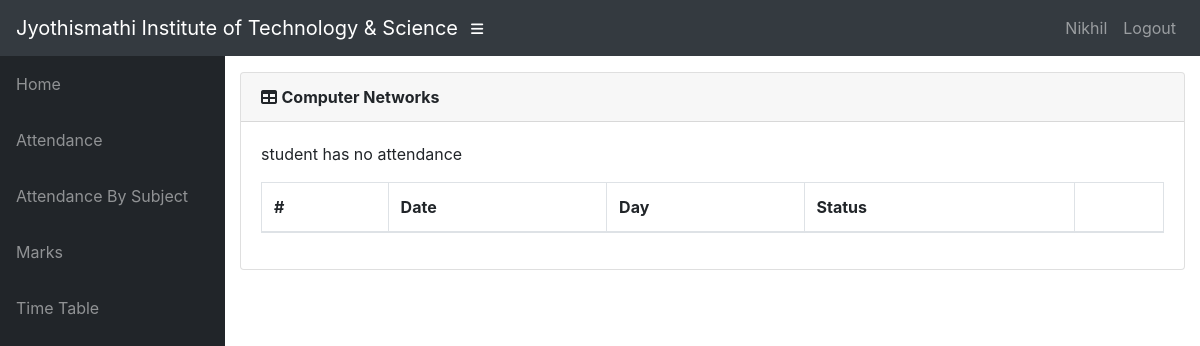
The app's page /info/student/CS04/CS540/attendance/ (signed in), older data.
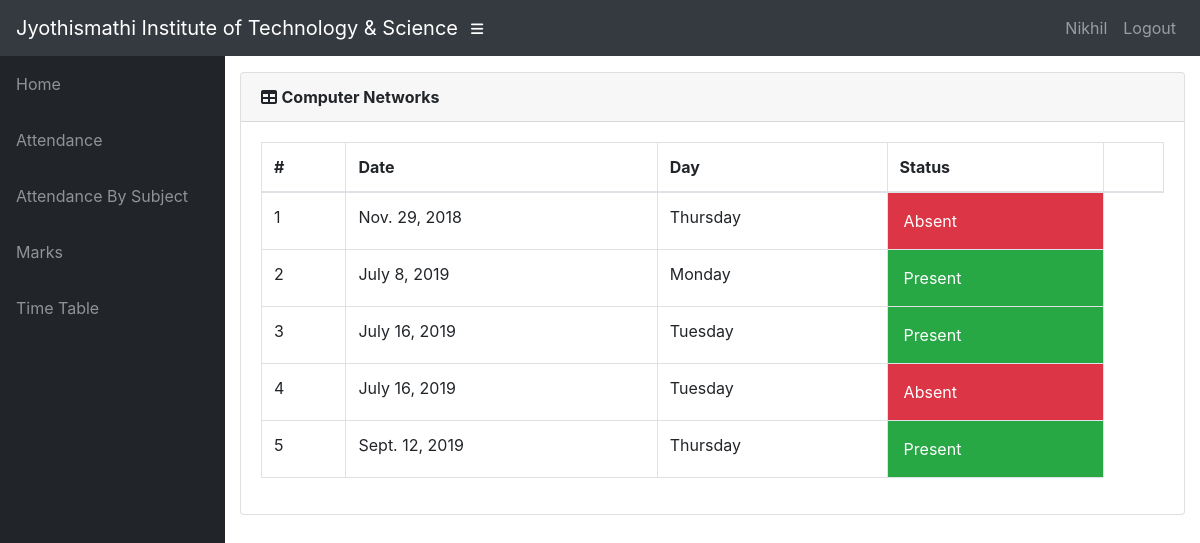
The same page, newer data.
### info/models.py (models this page shows, shortened)
class Attendance(models.Model):
    course = models.ForeignKey(Course, on_delete=models.CASCADE)
    student = models.ForeignKey(Student, on_delete=models.CASCADE)
    attendanceclass = models.ForeignKey(AttendanceClass, on_delete=models.CASCADE, default=1)
    date = models.DateField(default='2018-10-23')
    status = models.BooleanField(default='True')

### info/views.py (the view)
# urls.py: path('student/<slug:stud_id>/<slug:course_id>/attendance/', views.attendance_detail, name='attendance_detail'),
@login_required()
def attendance_detail(request, stud_id, course_id):
    stud = get_object_or_404(Student, USN=stud_id)
    cr = get_object_or_404(Course, id=course_id)
    att_list = Attendance.objects.filter(course=cr, student=stud).order_by('date')
    return render(request, 'info/att_detail.html', {'att_list': att_list, 'cr': cr})

### info/models.py (called while the page is built)
    @property
    def is_student(self):
        if hasattr(self, 'student'):
            return True
        return False

### info/templates/info/att_detail.html (shortened to what this page needs)
{% extends 'info/base.html' %}
    {% block content %}
        <div class="card mb-3">
            <div class="card-header">
              <i class="fas fa-table"></i>
            <strong>{{ cr.name }}</strong></div>
            <div class="card-body">
              <div class="table-responsive">
                <table class="table table-bordered" id="dataTable" width="100%" cellspacing="0">
                  <thead>
                    <tr>
                        <th>#</th>
                        <th>Date</th>
                        <th>Day</th>
                        <th>Status</th>
                        <th></th>
                    </tr>
                  </thead>
                  <tbody>
                        {% for a in att_list %}
                        <tr class="row100 body">
                            <td>{{ forloop.counter }}</td>
                            <td>{{ a.date }}</td>
                            <td>{{ a.date|date:"l" }}</td>
                            {% if a.status %}
                            <td class="p-3 mb-2 bg-success text-white">Present </td>
                            {% else %}
                            <td class="p-3 mb-2 bg-danger text-white">Absent <span class="glyphicon glyphicon-thumbs-down"></span</td>
                            {% endif %}
                        </tr>
                    {% empty %}
                            <p>student has no attendance</p>
                    {% endfor %}
                  </tbody>
                </table>
              </div>
            </div>
          </div>
    {% endblock %}

Row changes from the older to the newer data that the page shows:
added Attendance: date "Nov. 29, 2018", date "Thursday", status "Absent"
added Attendance: date "July 8, 2019", date "Monday", status "Present"
added Attendance: date "July 16, 2019", date "Tuesday", status "Present"
added Attendance: date "July 16, 2019", date "Tuesday", status "Absent"
added Attendance: date "Sept. 12, 2019", date "Thursday", status "Present"
Text that changed along with them:
text no longer shown: "student has no attendance"
